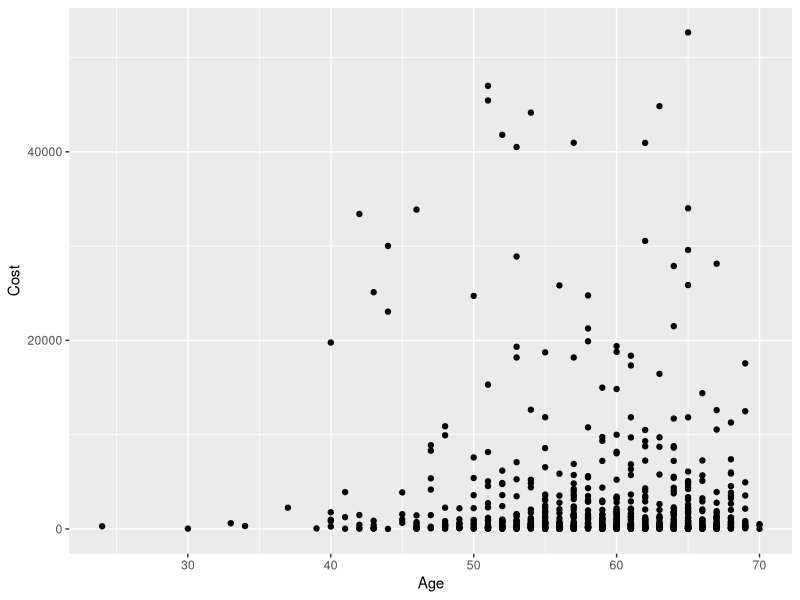

Write R code to recreate this figure.
library(ggplot2)
library(car)

patients = read.csv('IschemicHeartDisease.csv')
summary(patients)

# a)

ggplot(patients, aes(x = Age, y = Cost)) + geom_point()

# b)

model <- lm(Cost ~ Age + Sex + ERVisits + Interventions + Comorbidities, patients)
summary(model)

# delete the non significant variables (alpha = 0,05)

model2 <- lm(Cost ~ Age + Sex + ERVisits + Interventions, patients)
summary(model2)

model3 <- lm(Cost ~ Sex + ERVisits + Interventions, patients)
summary(model3)

# c)

# Multiple R-squared:  0.5452,	Adjusted R-squared:  0.5435

# d)

Anova(model3, type = 2)

